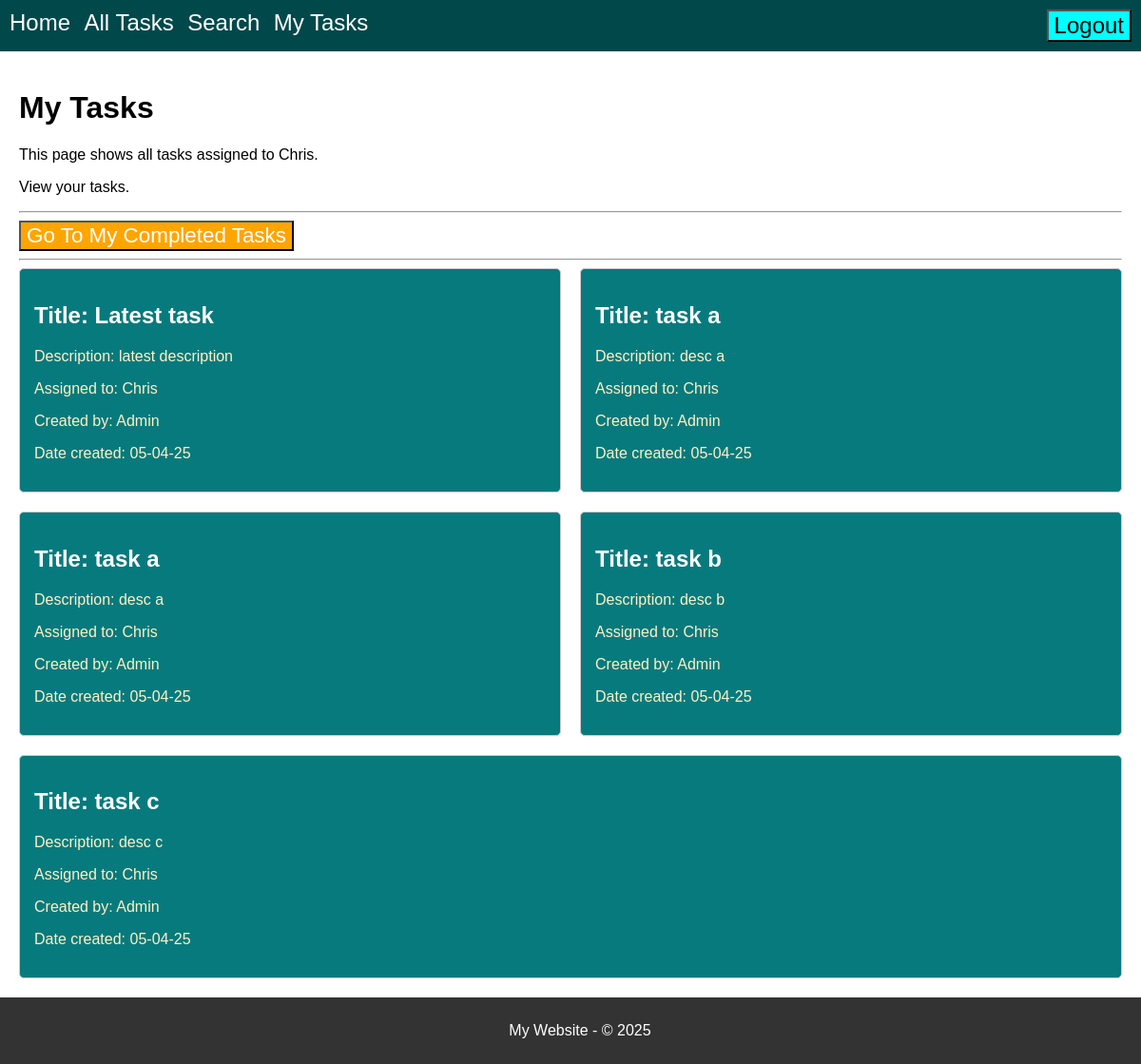
Page /my-tasks (signed in) on the earlier database version.
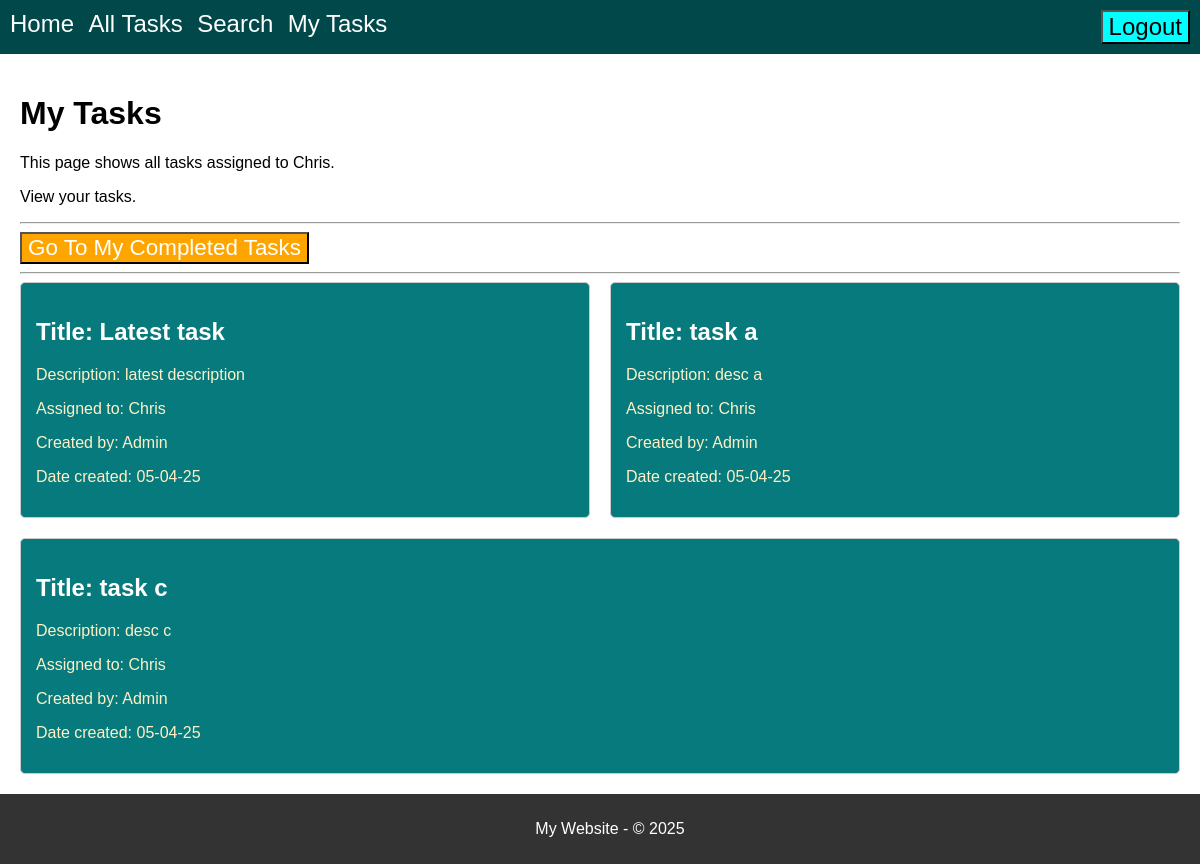
Same page on the later database version.
### model.py (models this page shows, shortened)
class Tasks(db.Model):
    __tablename__ = 'Tasks'
    id = db.Column(db.Integer, primary_key=True)
    title = db.Column(db.String(30), nullable=False)
    body = db.Column(db.String(200), nullable=False)
    assigned_to = db.Column(db.Integer, db.ForeignKey('Users.id'), nullable=True)
    created_by = db.Column(db.Integer, db.ForeignKey('Users.id'), nullable=True)
    date_created = db.Column(db.String(8), nullable=False)
    completed = db.Column(db.Integer, default=0)
    assigned_user = db.relationship('Users', foreign_keys=[assigned_to])
    creator_user = db.relationship('Users', foreign_keys=[created_by])

class Users(db.Model):
    __tablename__ = 'Users'
    id = db.Column(db.Integer, primary_key=True)
    username = db.Column(db.String(100), nullable=False, unique=True)
    password = db.Column(db.String(100), nullable=False)
    role = db.Column(db.String(50), nullable=False)

### routes.py (the view)
@app.route('/my-tasks')
def display_my_tasks():
    if CS.notLoggedIn():
        return redirect(url_for("display_login"))
    user_id = Users.query.filter_by(username=CS.getUsername()).first().id
    tasks = Tasks.query.filter_by(assigned_to=user_id, completed=0).all()
    task_list = map_tasks_to_usernames(tasks)
    return render_template(
        'my-tasks.html',
        title="My Tasks",
        content=f"This page shows all tasks assigned to {CS.getUsername()}.",
        tasks=task_list,
        CS=CS
    )

### current_session.py (called while the page is built)
    @staticmethod
    def isLoggedIn():
        status = "username" in session
        return status

    @staticmethod
    def notLoggedIn():
        return not CurrentSession.isLoggedIn()

    @staticmethod
    def getRole():
        print(f" User role is: {userRole}")
        return userRole

    @staticmethod
    def getUsername():
        username = session.get("username", None)  # Get username from session
        return username

### Templates/my-tasks.html (shortened to what this page needs)
{% extends "base.html" %}
{% block page_title %} {{title}} {% endblock %}
{% block content %}
    <p>{{content}}</p>
    <p>View your tasks.</p>
    <hr>
    <button onclick="goToCompletedTasks()" class="task-pages-nav-btn">Go To My Completed Tasks</button>
    <hr>
    {% if tasks %}
        <div class="tasks-grid">
        {% for task in tasks %}
                <div class="task-card">
                    <h2 id="task-title">Title: {{ task.title }}</h2>
                    <p class="task-details">Description: {{ task.body }}</p>
                    <p class="task-details">Assigned to: {{ task.assigned_to }}</p>
                    <p class="task-details">Created by: {{ task.created_by }}</p>
                    <p class="task-details">Date created: {{ task.date_created }}</p>
                </div>
        {% endfor %}
        </div>
    {% endif %}
{% endblock %}

Differences in the rows shown:
no longer on this page (row edited): Tasks: title "task a", body "desc a", date_created "05-04-25"
no longer on this page (row edited): Tasks: title "task b", body "desc b", date_created "05-04-25"
Other differences:
list line gone: "Title: Description: Assigned to: Created by: Admin Date created:"
list line gone: "Chris"
